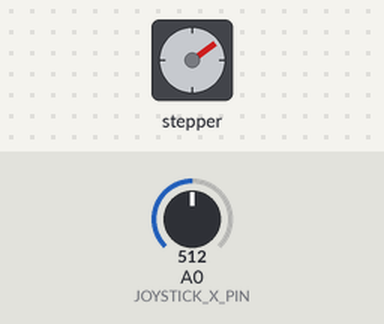
Simulated run of this sketch. Board: Arduino Uno, built with avr-gcc and run on an emulated ATmega328P. On the bench: stepper motor. The inputs (shaded band) are chosen by the test bench; at power-on: A0 (JOYSTICK_X_PIN) = 512. Stepper angles assume 2048 steps per turn.

Above: at 4.4 s.
4.5 s: A0 (JOYSTICK_X_PIN) set to 498
At 4.93 s:
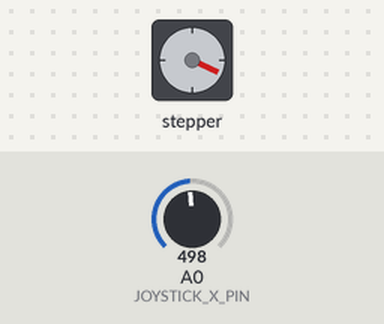
9.2 s: A0 (JOYSTICK_X_PIN) set to 479
At 9.51 s:
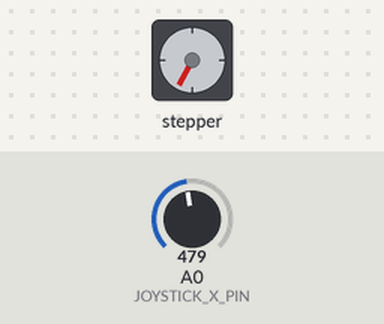
At 11.2 s:
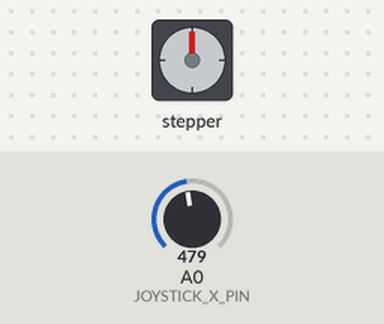
Timing chart, 0 to 12.7 s (numbered marks = the images above; inputs shaded):
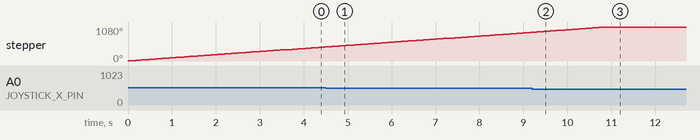

Measured:
- the behaviour switches between 487 and 486 on A0 (JOYSTICK_X_PIN) (found by bisection; images 1 and 2)
- after the input at 9.2 s, stepper: goes on until 10.9 s, then stays 1080°

The sketch:

Stepper_Motor_Controlled_Using_Joystick.ino
```cpp
/*  Stepper Motor Controlled Using Joystick
 *
 *  The Arduino will use a joystick to control the direction of the servo motor
 *
 *  The wiring, schematic and simulation for this project can be found at:
 *  https://www.tinkercad.com/things/0u7wyWt8UPi
 *
 *  Create 2 April, 2022
 *  by Jonathan Purcell
 *
 *  This code, amoung others, can be found in the GitHub repository:
 *  https://github.com/jonathan0purcell/Electronic-Control-Project-User-Guide-2.git
*/

// Include the library for the stepper motor
#include <Stepper.h>

/* Defining the pins for the motor and joystick */

// Change this to fit the number of steps per revolution (Amount of rotate, 2048 is 360 degrees)
#define STEPS_PER_REVOLUTION 2048

// Adjustable range of 28BYJ-48 stepper is 0~17 RPM (Speed of rotation)
#define ROLE_PER_MINUTE 17

// The home position (default value when not touching the joystick) for x is 436
#define JOYSTICK_HOME_X 436

// The amount the stick has to be pushed from the home position (higher tolerance,
// the more you will need to move the joystick to the side to move the stepper motor)
#define JOYSTICK_TOLERANCE 50

// The X-axis pin on the joystick connected to analog pin A0
#define JOYSTICK_X_PIN A0

// Small delay since want to update as frequently as possible
#define DELAY 100

// Initialize the stepper library on pins 8 through 11
Stepper stepper(STEPS_PER_REVOLUTION, 8, 10, 9, 11);

void setup() {
  // Set the speed of the stepper motor
  stepper.setSpeed(ROLE_PER_MINUTE);
}

void loop() {
  // Get the serial reading of the joystick x-axis (between 0 and 1023)
  const int JOYSTICK_X_VAL = analogRead(JOYSTICK_X_PIN);

  // Joystick is being pushed left
  if (JOYSTICK_X_VAL < (JOYSTICK_HOME_X-JOYSTICK_TOLERANCE)) {
    // Step one revolution in one direction (Clockwise)
    stepper.step(-STEPS_PER_REVOLUTION);
  } else if (JOYSTICK_X_VAL > (JOYSTICK_HOME_X+JOYSTICK_TOLERANCE)) {
    // Joystick is being pushed right
    // Step one revolution in one direction (Counter-clockwise)
    stepper.step(STEPS_PER_REVOLUTION);
  }

  // Pause the program for DELAY millioseconds (Specified above)
  delay(DELAY);
}
```
